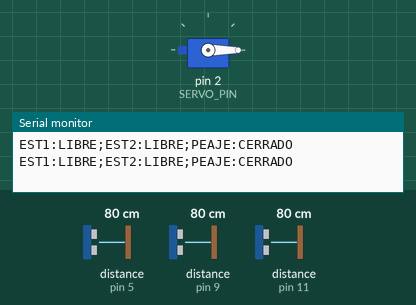
Recording of a sketch running on a simulated Arduino Uno, built with avr-gcc and run on an emulated ATmega328P. Shown: servo, the last lines printed to the serial monitor. Wiring (inferred from the names in the program): 3 × ultrasonic range finder: trigger pin 7, echo pin 5 / trigger pin 10, echo pin 9 / trigger pin 13, echo pin 11. The test bench sets the inputs (shaded band); at power-on: distance to the obstacle (sensors on pin 11, pin 5, pin 9) 80 cm. The echo pulse lasts 58.3 µs per cm.

Above: at 1.2 s.
1.3 s: distance to the obstacle (sensor on pin 11) set to 23 cm
2.8 s: distance to the obstacle (sensor on pin 11) set to 18 cm
At 3.96 s:
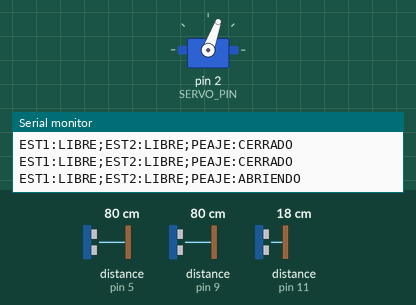
At 5.1 s:
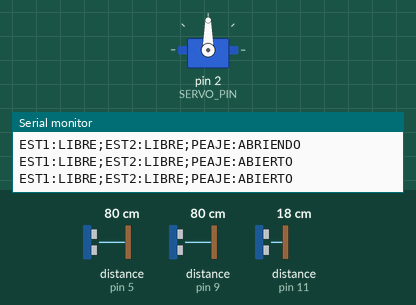
5.6 s: distance to the obstacle (sensor on pin 11) set to 35 cm
At 6.42 s:
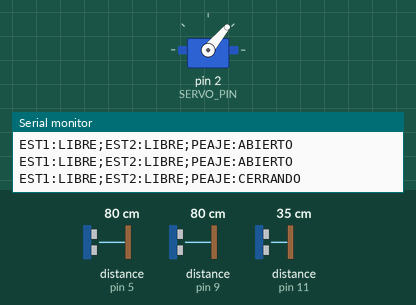
Timing chart, 0 to 8.6 s (numbered marks = the images above; inputs shaded):
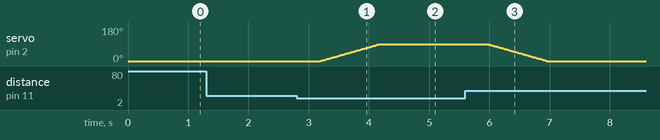

Measured:
- the behaviour switches between 21 and 20 cm on distance to the obstacle (sensor on pin 11) (found by bisection; images 0 and 1)
- after the input at 2.8 s, servo on pin 2 (SERVO_PIN): moves from 0° to 90° over 0.99 s, starting after 0.39 s
- after the input at 5.6 s, servo on pin 2 (SERVO_PIN): moves from 90° to 0° over 0.99 s, starting after 0.37 s

The sketch:

sketch_sep3a.ino
```cpp
#include <Servo.h>

// Pines
const int TRIGGER_PEAJE = 13;
const int ECHO_PEAJE = 11;
const int SERVO_PIN = 2;

const int TRIGGER_ESTACIONAMIENTO_1 = 10;
const int ECHO_ESTACIONAMIENTO_1 = 9;

const int TRIGGER_ESTACIONAMIENTO_2 = 7;
const int ECHO_ESTACIONAMIENTO_2 = 5;

// Distancias
const float DISTANCIA_MINIMA_CM = 1.0;
const float DISTANCIA_MAXIMA_CM = 20.0;
const float DISTANCIA_OCUPADO_CM = 30.0;

// Mediciones
const float FACTOR_CONVERSION_CM = 58.0;
const int CANTIDAD_MEDICIONES = 10;
const int MAX_FALLOS_CONSECUTIVOS = 3;

// Tiempos
const unsigned long TIEMPO_DETECCION_MS = 300;
const unsigned long TIEMPO_DESPEJADO_MS = 300;

const unsigned long INTERVALO_MEDICION_MS = 60;
const unsigned long TIMEOUT_ECHO_US = 30000;
const unsigned long INTERVALO_ENVIO_MS = 500;
const unsigned long TIEMPO_MOVIMIENTO_MS = 1000;

const int ANGULO_CERRADO = 0;
const int ANGULO_ABIERTO = 90;

const float VELOCIDAD_SERVO_GRADOS_MS =
  (float)(ANGULO_ABIERTO - ANGULO_CERRADO) /
  TIEMPO_MOVIMIENTO_MS;

// Temporizadores
unsigned long ultimoEnvio = 0;
unsigned long inicioMovimiento = 0;
unsigned long ultimaMedicion = 0;

unsigned long inicioDeteccion = 0;
unsigned long inicioDespejado = 0;

// Movimiento del servo
int anguloInicialMovimiento = ANGULO_CERRADO;
unsigned long tiempoMovimientoActual = 0;

// Mediciones
int turnoMedicion = 0;

float distanciaPeaje = -1;
float distanciaEstacionamiento1 = -1;
float distanciaEstacionamiento2 = -1;

struct PromedioMovil {
  float lecturas[CANTIDAD_MEDICIONES] = {};
  int siguiente = 0;
  int cantidad = 0;
  int fallosConsecutivos = 0;
  float suma = 0;

  float actualizar(float distancia) {
    if (distancia < 0) {
      if (fallosConsecutivos < MAX_FALLOS_CONSECUTIVOS) {
        fallosConsecutivos++;
      }

      if (
        fallosConsecutivos < MAX_FALLOS_CONSECUTIVOS &&
        cantidad > 0
      ) {
        return suma / cantidad;
      }

      siguiente = 0;
      cantidad = 0;
      suma = 0;

      return -1;
    }

    fallosConsecutivos = 0;

    if (cantidad == CANTIDAD_MEDICIONES) {
      suma -= lecturas[siguiente];
    } else {
      cantidad++;
    }

    lecturas[siguiente] = distancia;
    suma += distancia;

    siguiente = (siguiente + 1) % CANTIDAD_MEDICIONES;

    return suma / cantidad;
  }
};

PromedioMovil promedioEstacionamiento1;
PromedioMovil promedioEstacionamiento2;

enum EstadoPeaje {
  CERRADO,
  ABRIENDO,
  ABIERTO,
  CERRANDO
};

EstadoPeaje estadoActual = CERRADO;

Servo servo;

float medirDistanciaUltrasonido(
  int triggerPin,
  int echoPin
) {
  digitalWrite(triggerPin, LOW);
  delayMicroseconds(2);

  digitalWrite(triggerPin, HIGH);
  delayMicroseconds(10);

  digitalWrite(triggerPin, LOW);

  long tiempoEcho = pulseIn(
    echoPin,
    HIGH,
    TIMEOUT_ECHO_US
  );

  if (tiempoEcho == 0) {
    return -1;
  }

  return tiempoEcho / FACTOR_CONVERSION_CM;
}

void actualizarMediciones() {
  if (
    millis() - ultimaMedicion <
    INTERVALO_MEDICION_MS
  ) {
    return;
  }

  if (
    turnoMedicion == 0 ||
    turnoMedicion == 2
  ) {
    distanciaPeaje =
      medirDistanciaUltrasonido(
        TRIGGER_PEAJE,
        ECHO_PEAJE
      );
  } else if (turnoMedicion == 1) {
    distanciaEstacionamiento1 =
      promedioEstacionamiento1.actualizar(
        medirDistanciaUltrasonido(
          TRIGGER_ESTACIONAMIENTO_1,
          ECHO_ESTACIONAMIENTO_1
        )
      );
  } else {
    distanciaEstacionamiento2 =
      promedioEstacionamiento2.actualizar(
        medirDistanciaUltrasonido(
          TRIGGER_ESTACIONAMIENTO_2,
          ECHO_ESTACIONAMIENTO_2
        )
      );
  }

  ultimaMedicion = millis();
  turnoMedicion =
    (turnoMedicion + 1) % 4;
}

bool vehiculoDetectado(float distancia) {
  return (
    distancia >= DISTANCIA_MINIMA_CM &&
    distancia <= DISTANCIA_MAXIMA_CM
  );
}

bool estacionamientoOcupado(float distancia) {
  return (
    distancia < 0 ||
    distancia < DISTANCIA_OCUPADO_CM
  );
}

bool hayEstacionamientoLibre(
  float distancia1,
  float distancia2
) {
  return (
    !estacionamientoOcupado(distancia1) ||
    !estacionamientoOcupado(distancia2)
  );
}

void iniciarMovimiento(int anguloObjetivo) {
  anguloInicialMovimiento = servo.read();

  int diferencia =
    abs(
      anguloObjetivo -
      anguloInicialMovimiento
    );

  if (diferencia == 0) {
    servo.write(anguloObjetivo);

    if (anguloObjetivo == ANGULO_ABIERTO) {
      estadoActual = ABIERTO;
    } else {
      estadoActual = CERRADO;
    }

    inicioDeteccion = 0;
    inicioDespejado = 0;

    return;
  }

  tiempoMovimientoActual =
    (unsigned long)(
      diferencia /
      VELOCIDAD_SERVO_GRADOS_MS
    );

  inicioMovimiento = millis();

  inicioDeteccion = 0;
  inicioDespejado = 0;

  if (anguloObjetivo == ANGULO_ABIERTO) {
    estadoActual = ABRIENDO;
  } else {
    estadoActual = CERRANDO;
  }
}

void actualizarMovimientoServo() {
  if (
    estadoActual != ABRIENDO &&
    estadoActual != CERRANDO
  ) {
    return;
  }

  unsigned long tiempoTranscurrido =
    millis() - inicioMovimiento;

  int anguloObjetivo =
    estadoActual == ABRIENDO
      ? ANGULO_ABIERTO
      : ANGULO_CERRADO;

  if (
    tiempoTranscurrido >=
    tiempoMovimientoActual
  ) {
    servo.write(anguloObjetivo);
    return;
  }

  int angulo = map(
    tiempoTranscurrido,
    0,
    tiempoMovimientoActual,
    anguloInicialMovimiento,
    anguloObjetivo
  );

  servo.write(angulo);
}

void actualizarEstadoPeaje() {
  switch (estadoActual) {

    case CERRADO:
      if (vehiculoDetectado(distanciaPeaje)) {

        if (inicioDeteccion == 0) {
          inicioDeteccion = millis();
        }

        if (
          millis() - inicioDeteccion >=
          TIEMPO_DETECCION_MS
        ) {
          if (
            hayEstacionamientoLibre(
              distanciaEstacionamiento1,
              distanciaEstacionamiento2
            )
          ) {
            inicioDeteccion = 0;
            iniciarMovimiento(ANGULO_ABIERTO);
          } else {
            inicioDeteccion = 0;
          }
        }

      } else {
        inicioDeteccion = 0;
      }
      break;

    case ABRIENDO:
      if (
        millis() - inicioMovimiento >=
        tiempoMovimientoActual
      ) {
        servo.write(ANGULO_ABIERTO);
        estadoActual = ABIERTO;

        inicioDeteccion = 0;
        inicioDespejado = 0;
      }
      break;

    case ABIERTO:
      if (distanciaPeaje > DISTANCIA_MAXIMA_CM) {

        if (inicioDespejado == 0) {
          inicioDespejado = millis();
        }

        if (
          millis() - inicioDespejado >=
          TIEMPO_DESPEJADO_MS
        ) {
          inicioDespejado = 0;
          iniciarMovimiento(ANGULO_CERRADO);
        }

      } else {
        inicioDespejado = 0;
      }
      break;

    case CERRANDO:
      if (
        millis() - inicioMovimiento >=
        tiempoMovimientoActual
      ) {
        servo.write(ANGULO_CERRADO);
        estadoActual = CERRADO;

        inicioDeteccion = 0;
        inicioDespejado = 0;
      }
      break;
  }
}

void enviarEstado() {
  Serial.print("EST1:");
  Serial.print(
    estacionamientoOcupado(
      distanciaEstacionamiento1
    )
      ? "OCUPADO"
      : "LIBRE"
  );

  Serial.print(";EST2:");
  Serial.print(
    estacionamientoOcupado(
      distanciaEstacionamiento2
    )
      ? "OCUPADO"
      : "LIBRE"
  );

  Serial.print(";PEAJE:");

  switch (estadoActual) {
    case CERRADO:
      Serial.println("CERRADO");
      break;

    case ABRIENDO:
      Serial.println("ABRIENDO");
      break;

    case ABIERTO:
      Serial.println("ABIERTO");
      break;

    case CERRANDO:
      Serial.println("CERRANDO");
      break;
  }
}

void actualizarComunicacion() {
  if (
    millis() - ultimoEnvio >=
    INTERVALO_ENVIO_MS
  ) {
    enviarEstado();
    ultimoEnvio = millis();
  }
}

void setup() {
  Serial.begin(9600);

  pinMode(TRIGGER_PEAJE, OUTPUT);
  pinMode(ECHO_PEAJE, INPUT);
  digitalWrite(TRIGGER_PEAJE, LOW);

  pinMode(
    TRIGGER_ESTACIONAMIENTO_1,
    OUTPUT
  );
  pinMode(
    ECHO_ESTACIONAMIENTO_1,
    INPUT
  );
  digitalWrite(
    TRIGGER_ESTACIONAMIENTO_1,
    LOW
  );

  pinMode(
    TRIGGER_ESTACIONAMIENTO_2,
    OUTPUT
  );
  pinMode(
    ECHO_ESTACIONAMIENTO_2,
    INPUT
  );
  digitalWrite(
    TRIGGER_ESTACIONAMIENTO_2,
    LOW
  );

  servo.attach(SERVO_PIN);
  servo.write(ANGULO_CERRADO);
}

void loop() {
  actualizarMovimientoServo();
  actualizarMediciones();
  actualizarEstadoPeaje();
  actualizarComunicacion();
}
```
